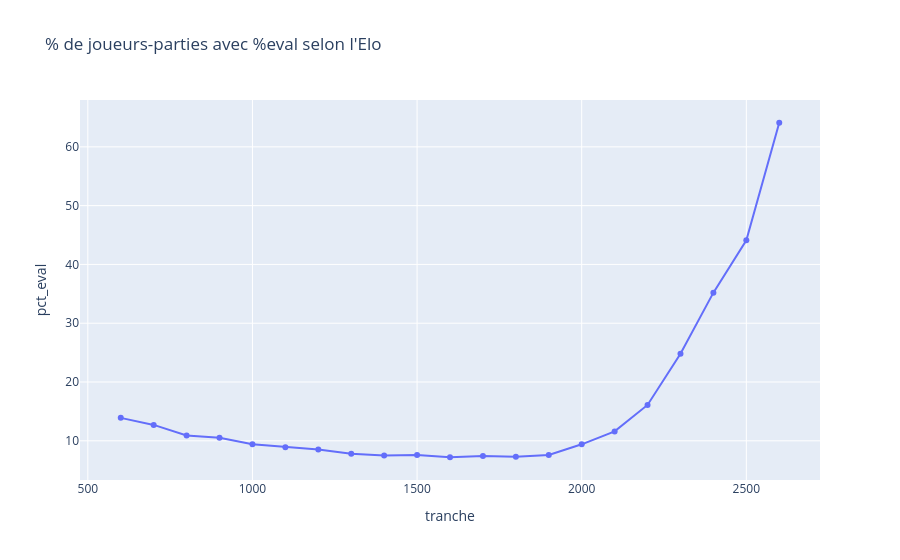

Write notebook code for a chart like this one.
### Code cell
pct_eval = (
    joueurs.group_by(tranche=pl.col("elo") // 100 * 100)
    .agg(n=pl.len(), pct_eval=(pl.col("a_eval").mean() * 100).round(1))
    .filter(pl.col("n") >= 1000)
    .sort("tranche")
)
fig = px.line(pct_eval, x="tranche", y="pct_eval", markers=True, title="% de joueurs-parties avec %eval selon l'Elo")
fig.show()

### Figure 1 — Plotly figure (JSON) as saved in the notebook; plotly's stock layout.template omitted (floating-point values rounded to 4 significant figures)
{"data": [{"hovertemplate": "tranche=%{x}<br>pct_eval=%{y}<extra></extra>", "legendgroup": "", "line": {"color": "#636efa", "dash": "solid"}, "marker": {"symbol": "circle"}, "mode": "lines+markers", "name": "", "orientation": "v", "showlegend": false, "type": "scatter", "x": [600, 700, 800, 900, 1000, 1100, 1200, 1300, 1400, 1500, 1600, 1700, 1800, 1900, 2000, 2100, 2200, 2300, 2400, 2500, 2600], "xaxis": "x", "y": [13.9, 12.7, 10.9, 10.5, 9.4, 8.9, 8.5, 7.8, 7.5, 7.6, 7.2, 7.4, 7.3, 7.6, 9.4, 11.6, 16.1, 24.8, 35.2, 44.1, 64.1], "yaxis": "y"}], "layout": {"legend": {"tracegroupgap": 0}, "title": {"text": "% de joueurs-parties avec %eval selon l'Elo"}, "xaxis": {"anchor": "y", "domain": [0.0, 1.0], "title": {"text": "tranche"}}, "yaxis": {"anchor": "x", "domain": [0.0, 1.0], "title": {"text": "pct_eval"}}}}
